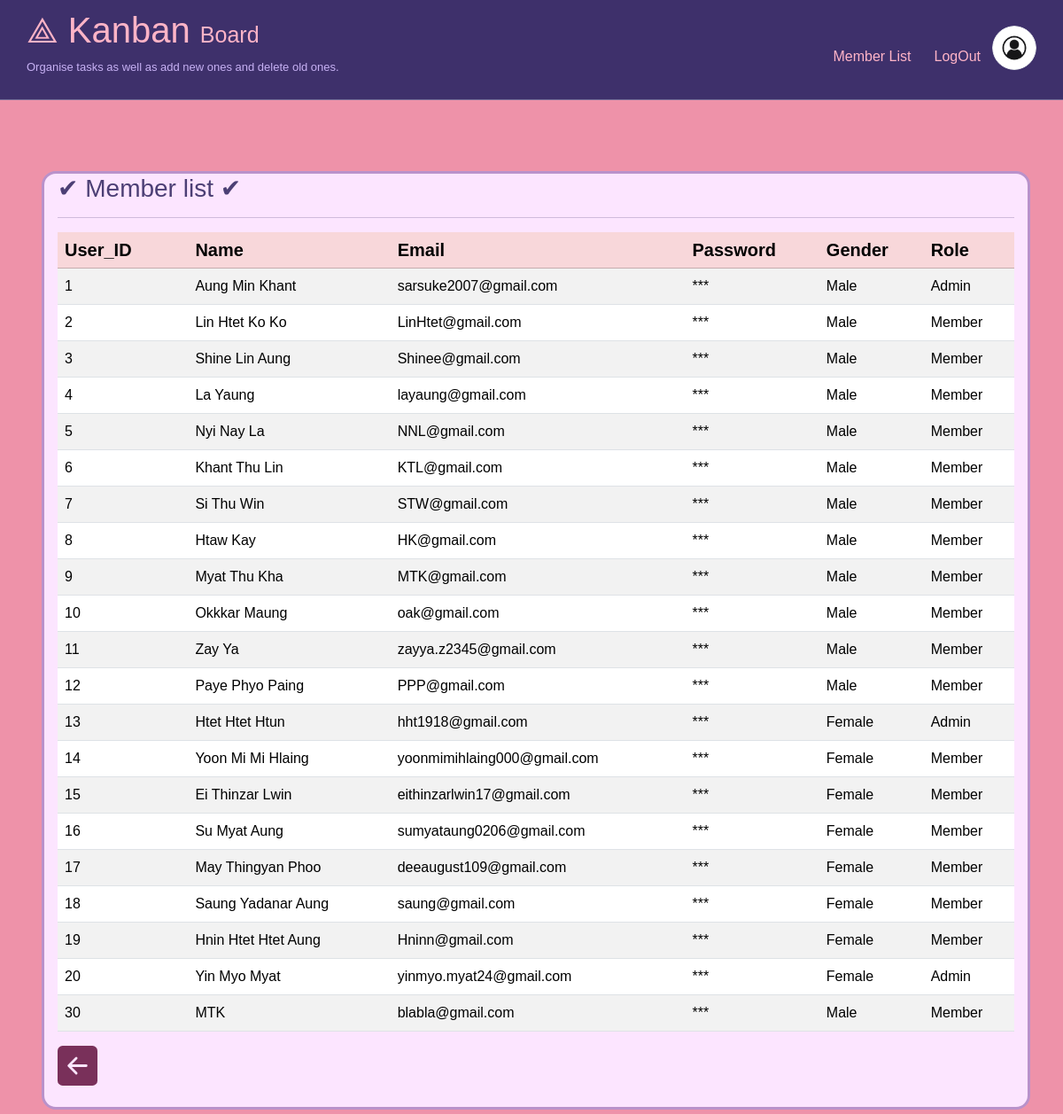
Screenshot of /pages/memberlist.php (signed in) with the database file from the repository.
### tables this page shows
CREATE TABLE `users` (
  `id` int(11) NOT NULL,
  `img` varchar(100) NOT NULL,
  `name` varchar(100) NOT NULL,
  `email` varchar(100) NOT NULL,
  `password` varchar(100) NOT NULL,
  `gender_id` int(11) NOT NULL,
  `role_id` int(10) NOT NULL
);

### Database/DatabaseConnection.php (called while the page is built, shortened)
<?php
    class DatabaseConnection{
        private static $server      = 'localhost';
        private static $user        = 'root';
        private static $password    = '';
        private static $database    = 'kanban';
        private static $connection = null;
        public static function getInstance(){
            if(self::$connection == null){
                self::$connection = new mysqli(self::$server, self::$user, self::$password, self::$database);
            }
            return self::$connection;
        }
    }
?>

### Repositories/UserRepository.php (called while the page is built, shortened)
<?php
    require_once('../Models/User.php');
    require_once('../Database/DatabaseConnection.php');
    require_once('RoleRepository.php');
    require_once('GenderRepository.php');
    class UserRepository{
        public static $table_name = "users";
        private $connection;
        public function __construct($connection){
            $this->connection = $connection;
        }
        public function getAll(){
            $users = [];
            $query = "SELECT * FROM ". self::$table_name . ";";
            $results = $this->connection->query($query);
            if($results){
                while($row = mysqli_fetch_object($results)){
                    $users[] = $this->toModel($row);
                }
            }
            return $users;
        }
        public function find($id){
            $user   = null;
            $query  = "SELECT * FROM ".self::$table_name." WHERE id = $id;";
            $result = $this->connection->query($query);
            if($result) $user = $this->toModel(mysqli_fetch_object($result));
            return $user;
        }
        public function toModel($obj){
            $user = null;
            if($obj)
                $user = new User($obj->id, $obj->img, $obj->name, $obj->email, $obj->password, $obj->gender_id, $obj->role_id);
            return $user;
        }
        public static function getUserRole($user){
            $roleRepo = new RoleRepository();
            return $roleRepo->find($user->role_id);
        }
        public static function getUserGender($user){
            $genderRepo = new GenderRepository();
            return $genderRepo->find($user->gender_id);
        }
    }
?>

### Models/User.php (called while the page is built, shortened)
<?php
    require_once("../Repositories/UserRepository.php");
    class User extends Model{
        public function __construct($id, $img, $name, $email, $password, $gender_id, $role_id)
        {
            $this->id           = $id;
            $this->name         = $name;
            $this->email        = $email;
            $this->password     = $password;
            $this->gender_id    = $gender_id;
            $this->gender       = UserRepository::getUserGender($this);
            $this->role_id      = $role_id;
            $this->role         = UserRepository::getUserRole($this);
        }
    }
?>

### Repositories/GenderRepository.php (called while the page is built, shortened)
<?php
    require_once('../Database/DatabaseConnection.php');
    class GenderRepository{
        public static $table_name = "genders";
        private $connection;
        public function __construct(){
            $this->connection = DatabaseConnection::getInstance();
        }
        public function find($id){
            $gender   = null;
            $query  = "SELECT * FROM ".self::$table_name." WHERE id = $id;";
            $result = $this->connection->query($query);
            if($result) $gender = $this->toModel(mysqli_fetch_object($result));
            return $gender;
        }
        public function toModel($obj){
            $gender = null;
            if($obj)
                $gender = new Role($obj->id, $obj->name);
            return $gender;
        }
    }
?>

### Repositories/RoleRepository.php (called while the page is built, shortened)
<?php
    require_once('../Database/DatabaseConnection.php');
    class RoleRepository{
        public static $table_name = "roles";
        private $connection;
        public function __construct(){
            $this->connection = DatabaseConnection::getInstance();
        }
        public function find($id){
            $role   = null;
            $query  = "SELECT * FROM ".self::$table_name." WHERE id = $id;";
            $result = $this->connection->query($query);
            if($result) $role = $this->toModel(mysqli_fetch_object($result));
            return $role;
        }
        public function toModel($obj){
            $role = null;
            if($obj)
                $role = new Role($obj->id, $obj->name);
            return $role;
        }
    }
?>

### pages/memberlist.php (the view, shortened to what this page needs)
<?php
    require_once('../header_footer/header.php');
    require_once('../Database/DatabaseConnection.php');
    require_once("../Models/User.php");
    require_once('../Repositories/Project_memberRepository.php');
    require_once('../Repositories/UserRepository.php');
    $memberRepo = new UserRepository(DatabaseConnection::getInstance());
    $members = $memberRepo->getAll();;
?>
<!DOCTYPE html>
<html lang="en">
<head>
    <link rel="stylesheet" href="https://cdnjs.cloudflare.com/ajax/libs/font-awesome/6.5.1/css/all.min.css" />
    <link rel="stylesheet" href="../css/style.css" type="text/css">
</head>
<body>
<section class="column-container container" id="container">
    <div class="task-column item" draggable="true" id="backlog" style="width:100%">
        <h3>✔ Member list ✔</h3>
        <hr class="custom-hr" />
            <table class="table table-striped" >
                <thead class="table-danger">
                    <tr class="h5">
                        <th>User_ID</th>
                        <th></th>
                        <th>Name</th>
                        <th>Email</th>
                        <th onclick="togglePassword()">Password</th>
                        <th>Gender</th>
                        <th>Role</th>
                    </tr>
                </thead>
                    <tbody>
                        <?php foreach ($members as $m) : ?>
                            <tr style="color:white">
                                <td><?= $m->id ?></td>
                                <td><?= $m->img?></td>
                                <td><?= $m->name ?></td>
                                <td><?= $m->email ?></td>
                                <td data-password="<?= $m->password ?>">***</td>
                                <td><?= ($m->gender_id == 1) ? 'Male' : 'Female' ?></td>
                                <td><?= ($m->role_id == 1 ) ? 'Admin' : 'Member' ?></td>
                            </tr>
                        <?php endforeach ?>
                    </tbody>
            </table>
         <div class="col-md-6">
            <a href="javascript:history.back()"></a>
        </div>
        <br>
    </div>
</section>
</body>
</html>

### css/style.css (style rules this page uses)
* { font-family: 'Trebuchet MS', Arial, sans-serif; }
body { margin: 0; padding: 0; background:#ee92a9 ; }
.column-container .task-column { color: rgb(76, 63, 117); border-radius: 16px; padding: 0px 15px; width: 95%; margin: 5px; margin-top: 80px; border: 3px solid rgb(198, 146, 174); background-color: #fce5ff; border: 3px solid rgb(185, 146, 203); transition: all 0.5s ease; }
.task-column { display: inline-block; }
.table { background-color: #fed1dc !important; }

### rows the page displays
users: id "1", name "Aung Min Khant", email "sarsuke2007@gmail.com", shows "Male", shows "Admin"
users: id "2", name "Lin Htet Ko Ko", email "LinHtet@gmail.com", shows "Male", shows "Member"
users: id "3", name "Shine Lin Aung", email "Shinee@gmail.com", shows "Male", shows "Member"
users: id "4", name "La Yaung", email "layaung@gmail.com", shows "Male", shows "Member"
users: id "5", name "Nyi Nay La", email "NNL@gmail.com", shows "Male", shows "Member"
users: id "6", name "Khant Thu Lin", email "KTL@gmail.com", shows "Male", shows "Member"
users: id "7", name "Si Thu Win", email "STW@gmail.com", shows "Male", shows "Member"
users: id "8", name "Htaw Kay", email "HK@gmail.com", shows "Male", shows "Member"
users: id "9", name "Myat Thu Kha", email "MTK@gmail.com", shows "Male", shows "Member"
users: id "10", name "Okkkar Maung", email "oak@gmail.com", shows "Male", shows "Member"
users: id "11", name "Zay Ya", email "zayya.z2345@gmail.com", shows "Male", shows "Member"
users: id "12", name "Paye Phyo Paing", email "PPP@gmail.com", shows "Male", shows "Member"
users: id "13", name "Htet Htet Htun", email "hht1918@gmail.com", shows "Female", shows "Admin"
users: id "14", name "Yoon Mi Mi Hlaing", email "yoonmimihlaing000@gmail.com", shows "Female", shows "Member"
users: id "15", name "Ei Thinzar Lwin", email "eithinzarlwin17@gmail.com", shows "Female", shows "Member"
users: id "16", name "Su Myat Aung", email "sumyataung0206@gmail.com", shows "Female", shows "Member"
users: id "17", name "May Thingyan Phoo", email "deeaugust109@gmail.com", shows "Female", shows "Member"
users: id "18", name "Saung Yadanar Aung", email "saung@gmail.com", shows "Female", shows "Member"
users: id "19", name "Hnin Htet Htet Aung", email "Hninn@gmail.com", shows "Female", shows "Member"
users: id "20", name "Yin Myo Myat", email "yinmyo.myat24@gmail.com", shows "Female", shows "Admin"
users: id "30", name "MTK", email "blabla@gmail.com", shows "Male", shows "Member"
